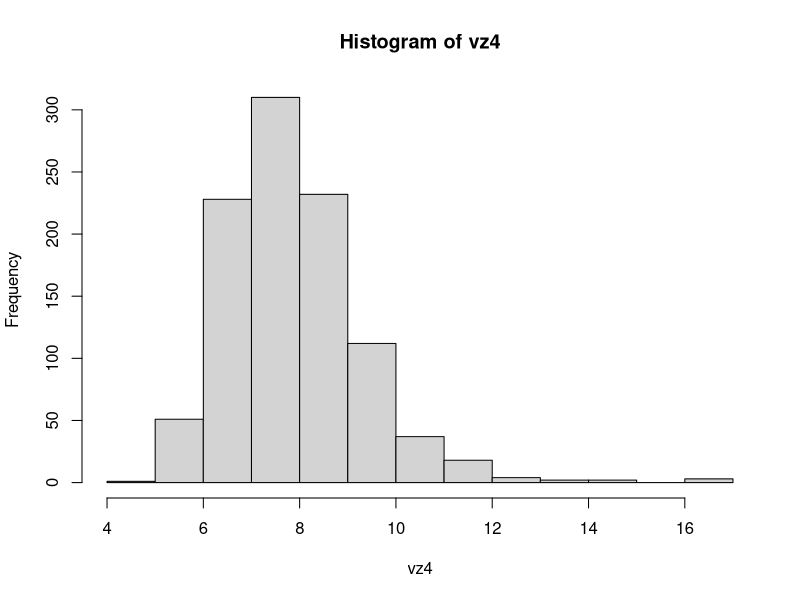

This figure's R source:
REP=1000
vz4=matrix(0, REP, 1)
for(i in 1:REP) {
  z1=rnorm(5000)
  z2=rnorm(5000)
  z3=z1*z2
  z4=z3^2
  vz4[i,1]=var(z4)
}
hist(vz4)
